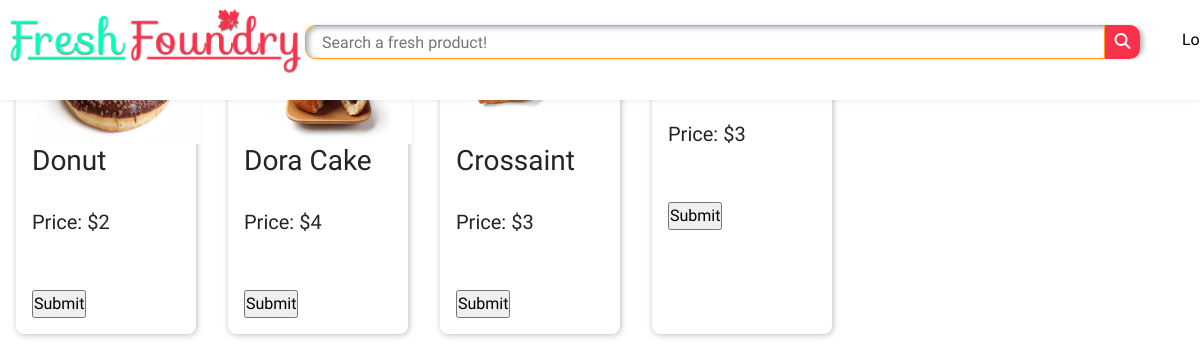
The page /users/baked2copy.php on the database its author committed.
### tables this page shows
CREATE TABLE `baked_goods` (
  `sr_no` int(11) NOT NULL,
  `goods` varchar(255) NOT NULL,
  `goods_id` varchar(255) NOT NULL,
  `prod_id` varchar(255) NOT NULL,
  `price` int(11) NOT NULL,
  `image` varchar(255) NOT NULL
);

### users/baked2copy.php (the view, shortened to what this page needs)
<!DOCTYPE html>
<html lang="en">
<head>
    <link rel="stylesheet" href="../style/style.css">
    <link rel="stylesheet" href="https://cdn.jsdelivr.net/npm/bootstrap@5.1.3/dist/css/bootstrap.min.css">
</head>
<body>
<header>
    <div class="logo">
        <a href="../index.php"><img src="../Assets/Images/FreshLogo0.3.png" alt=""></a>
    </div>
    <div class="shadow-box">
        <div class="searchbar">
            <input type="text" placeholder="Search a fresh product!">
            <a href="#"><button><i class="fas fa-search"></i></button></a>
        </div>
    </div>
    <div class="nav">
        <nav class="navbar">
            <ul>
                <li><a href="../Login.php">Login</a></li>
            </ul>
        </nav>
    </div>
</header>
<?php
$dsn = 'mysql:host=localhost;dbname=freshfoundry';
$username = 'root';
$password = '';
try {
    $db = new PDO($dsn,$username,$password);
} catch (PDOException $e) {
    $error_message = $e->getMessage();
    echo $error_message;
    exit();
}
$stmt = $db->prepare("SELECT * FROM baked_goods");
$stmt->execute();
$data = $stmt->fetchAll(PDO::FETCH_ASSOC);
echo '<div class="card_wrapper">';
foreach ($data as $row) {
    echo '<div class="cards_item">'.'<img src="../uploads/'. $row['image'].'"> <h3>'.$row['goods']."</h3><br /><h5>Price: $". $row['price']."</h5><br />".'<br />'.'<form action="insert2cart.php" method="post"><input name="good_name" value=" '.$row['goods'].'"style="display:none" >'.'<input name="good_price"  value="'.$row['price'].'" style="display:none">'.'<input name="good_image"  value="'.$row['image'].'" style="display:none">'.'<input name="submit" type="submit"></form></div>';
}
echo '</div>';
?>
</body>
</html>

### Style/style.css (style rules this page uses)
* { box-sizing: border-box; margin: 0; padding: 0; font-family: var(--comfortaa); }
body { background-color: var(--g-whitebg); overflow-x: hidden; }
header { width: 100%; box-shadow: .1px 0.1px 6px var(--black-01); background-color: var(--white); position: fixed; display: flex; justify-content: space-evenly; z-index: 999; }
.logo img { width: 300px; height: 72px; }
.logo { margin-top: 5px; margin-left: 5px; width: 300px; height: auto; }
.searchbar { display: flex; padding: 0px; }
.searchbar a { text-decoration: none; }
.searchbar button { border-radius: 0px 10px 10px 0px; border-color: transparent; width: 35px; height: 34px; background-color: var(--logo-red); }
.searchbar i { color: var(--white); }
.shadow-box { background-size: fit-content; border-radius: 10px; box-shadow: 3px 2px 5px rgba(0, 0, 0, 0.3); padding: 0px; margin-top: 25px; height: 3.7vh; }
@media screen and (min-width: 1080px) { .searchbar input { border: 1px solid var(--outlines); border-radius: 10px 0px 0px 10px; box-shadow: inset 3px 2px 5px rgba(0, 0, 0, 0.3); width: 800px; height: 30px; padding: 1em; } }
.navbar { margin-top: 20px; }
.navbar ul { display: flex; justify-content: flex-end; }
.navbar ul li { padding: 0 10px; list-style-type: none; }
.navbar a { text-decoration: none; color: black; }
.card_wrapper { display: flex; flex-direction: row; flex-wrap: wrap !important; }
.cards_item { margin: 1rem; border-radius: 8px; box-shadow: 1px 1px 6px rgba(0, 0, 0, 0.26); padding: 1rem; width: 15vw; }

### Style/variables.css (style rules this page uses)
* { --g-whitebg : #f6f6f6; --white : #ffffff; --black : #000000; --black-01 : rgba(0, 0, 0, 0.1); --outlines : #ff9f1c; --logo-green : #01ffba; --logo-red : #fa314a; --red : #fa314a; --shadowdeep: 2px 2px 6px #00000034; --shadowbright: 1px 1px 6px #00000034; }

### rows shown on the page
baked_goods: goods "Donut", price "2"
baked_goods: goods "Dora Cake", price "4"
baked_goods: goods "Crossaint", price "3"
baked_goods: price "3"
